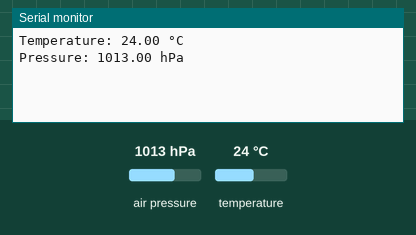
Simulated run of this sketch. Board: ESP32. Shown: the last lines printed to the serial monitor. The test bench sets the inputs (shaded band); at power-on: air pressure 1013 hPa, temperature 24 °C. WiFi joins after 1.5 s; servers stay silent unless stated.

Above: at 3.0 s.
3.1 s: air pressure set to 952 hPa
At 4.4 s:
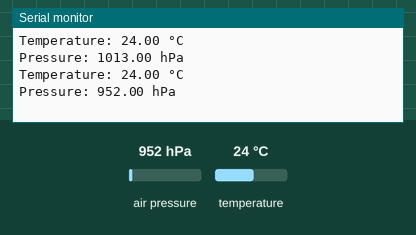
4.6 s: temperature set to 12 °C
At 5.6 s:
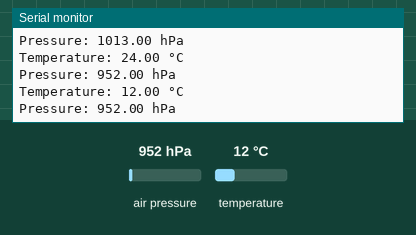
6.1 s: air pressure set to 975 hPa
At 7.4 s:
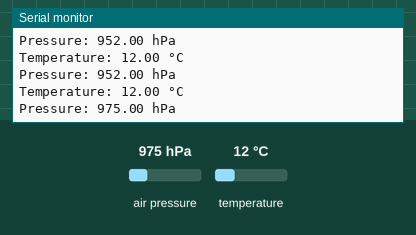
Timing chart, 0 to 9.1 s (numbered marks = the images above; inputs shaded):
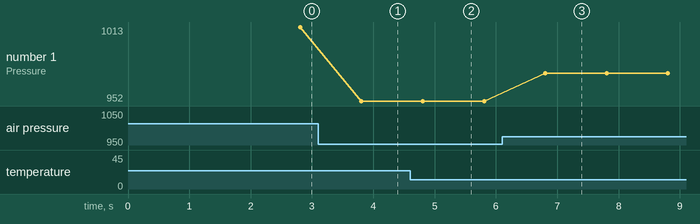

The sketch:

ESP32_BMP280_Sensor.ino
```cpp
// Author: Prateek
// www.justdoelectronics.com
// https://www.youtube.com/c/JustDoElectronics

#define BLYNK_TEMPLATE_ID "TMPLjOi0Rz-W"
#define BLYNK_DEVICE_NAME "esp32"
#define BLYNK_AUTH_TOKEN "UF3ok0_l0VkhTDS-WD1gWZ65DdhnHpwx"

#define BLYNK_PRINT Serial

#include <Wire.h>
#include <WiFi.h>
#include <WiFiClient.h>
#include <BlynkSimpleEsp32.h>
#include <Adafruit_BMP280.h>

// WiFi credentials
char auth[] = BLYNK_AUTH_TOKEN;
char ssid[] = "prateeksingh";
char pass[] = "singh@@12345";

BlynkTimer timer;

Adafruit_BMP280 bmp; // BMP280 object

// Virtual pins for Blynk
#define VPIN_TEMPERATURE V1
#define VPIN_PRESSURE    V2

void sendSensorData() {
  float temperature = bmp.readTemperature();
  float pressure = bmp.readPressure() / 100.0F;

  Serial.print("Temperature: ");
  Serial.print(temperature);
  Serial.println(" °C");

  Serial.print("Pressure: ");
  Serial.print(pressure);
  Serial.println(" hPa");

  // Send to Blynk app
  Blynk.virtualWrite(VPIN_TEMPERATURE, temperature);
  Blynk.virtualWrite(VPIN_PRESSURE, pressure);
}

void setup() {
  Serial.begin(115200);

  if (!bmp.begin(0x76)) {
    Serial.println("Could not find BMP280 sensor, check wiring.");
    while (1) delay(10);
  }

  // Connect to Blynk
  Blynk.begin(auth, ssid, pass);

  // Set a timer to send sensor data every 1 second
  timer.setInterval(1000L, sendSensorData);
}

void loop() {
  Blynk.run();
  timer.run();
}
```

Measured:
- after the input at 3.1 s, the serial monitor: prints a new line after 0.71 s (image 1)
- after the input at 4.6 s, the serial monitor: prints a new line after 0.21 s (image 2)
- after the input at 6.1 s, the serial monitor: prints a new line after 0.71 s (image 3)
- plotted number 1: 1013 → 952 after the input at 3.1 s, 952 → 975 after the input at 6.1 s
